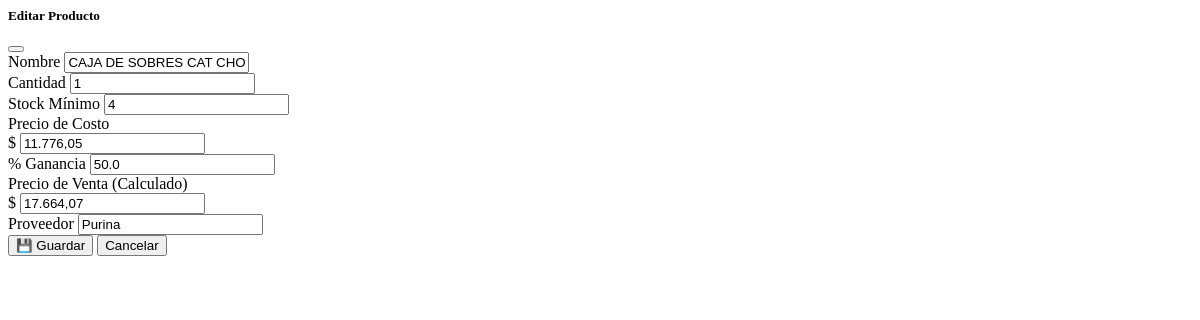
The app's page /editar/367 (signed in), older data.
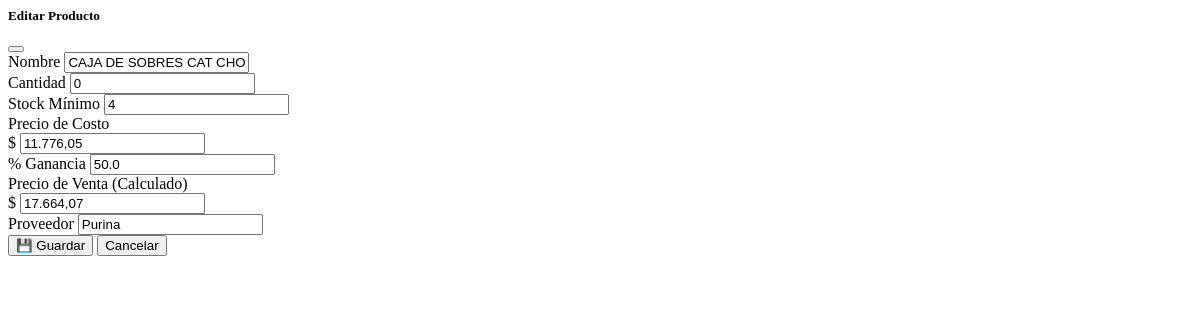
The same page, newer data.
### tables this page shows
CREATE TABLE productos (
        id INTEGER PRIMARY KEY AUTOINCREMENT,
        nombre TEXT NOT NULL,
        cantidad INTEGER NOT NULL,
        stock_minimo INTEGER NOT NULL,
        precio_costo REAL NOT NULL,
        proveedor TEXT NOT NULL,
        ganancia REAL DEFAULT 0
    );

### app_negocio.py (the view, shortened to what this page needs)
@app.route("/editar/<int:id>", methods=["GET","POST"])
def editar(id):
    if "usuario" not in session:
        return redirect(url_for("login"))
    producto = obtener_producto(id)
    if not producto:
        return "No encontrado", 404
    return render_template("editar.html", p=producto)

### app_negocio.py (called while the page is built)
@app.template_filter('precio_sin_signo')
def format_precio_sin_signo(value):
    try:
        return f"{float(value):,.2f}".replace(',', 'X').replace('.', ',').replace('X', '.')
    except:
        return value

def get_connection():
    conn = sqlite3.connect(DB_NAME)
    conn.row_factory = sqlite3.Row
    return conn

def obtener_producto(id):
    conn = get_connection()
    p = conn.execute("SELECT * FROM productos WHERE id=?", (id,)).fetchone()
    conn.close()
    return p

### templates/editar.html (shortened to what this page needs)
<form method="post" action="/editar/{{ p['id'] }}">
  <div class="modal-header">
    <h5 class="modal-title">Editar Producto</h5>
    <button type="button" class="btn-close" data-bs-dismiss="modal" aria-label="Cerrar"></button>
  </div>
  <div class="modal-body">
    <div class="mb-3">
      <label for="nombre" class="form-label">Nombre</label>
      <input type="text" class="form-control" name="nombre" id="nombre" value="{{ p['nombre'] }}" required>
    </div>
    <div class="mb-3">
      <label for="cantidad" class="form-label">Cantidad</label>
      <input type="number" class="form-control" name="cantidad" id="cantidad" value="{{ p['cantidad'] }}" required>
    </div>
    <div class="mb-3">
      <label for="stock_minimo" class="form-label">Stock Mínimo</label>
      <input type="number" class="form-control" name="stock_minimo" id="stock_minimo" value="{{ p['stock_minimo'] }}" required>
    </div>
    <div class="mb-3">
      <label for="precio_costo" class="form-label">Precio de Costo</label>
      <div class="input-group">
        <span class="input-group-text">$</span>
        <input type="text" class="form-control" name="precio_costo" id="precio_costo" value="{{ p['precio_costo']|precio_sin_signo }}" required>
      </div>
    </div>
    <div class="mb-3">
      <label for="ganancia" class="form-label">% Ganancia</label>
      <input type="text" class="form-control" name="ganancia" id="ganancia" value="{{ p['ganancia'] }}">
    </div>
    <div class="mb-3">
      <label for="precio_venta" class="form-label">Precio de Venta (Calculado)</label>
      <div class="input-group">
        <span class="input-group-text">$</span>
        <input type="text" class="form-control" id="precio_venta" readonly>
      </div>
    </div>
    <div class="mb-3">
      <label for="proveedor" class="form-label">Proveedor</label>
      <input type="text" class="form-control" name="proveedor" id="proveedor" value="{{ p['proveedor'] }}">
    </div>
  </div>
  <div class="modal-footer">
    <button type="submit" class="btn btn-success">💾 Guardar</button>
    <button type="button" class="btn btn-secondary" data-bs-dismiss="modal">Cancelar</button>
  </div>
</form>

Row changes from the older to the newer data that the page shows:
changed productos "CAJA DE SOBRES CAT CHOW GATO ADULTO PESCADO": cantidad "1" → "0"
